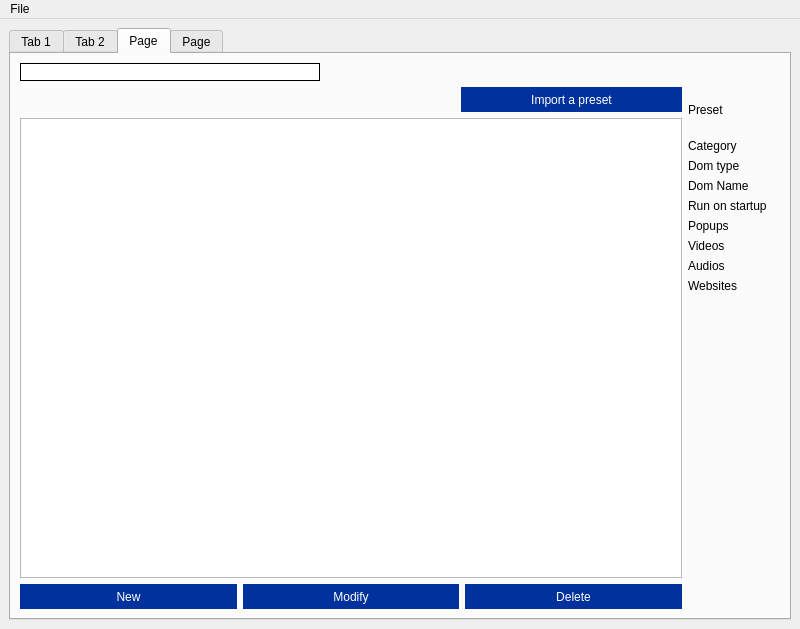
<?xml version="1.0" encoding="UTF-8"?>
<ui version="4.0">
 <class>MainWindow</class>
 <widget class="QMainWindow" name="MainWindow">
  <property name="geometry">
   <rect>
    <x>0</x>
    <y>0</y>
    <width>800</width>
    <height>629</height>
   </rect>
  </property>
  <property name="sizePolicy">
   <sizepolicy hsizetype="Expanding" vsizetype="Expanding">
    <horstretch>0</horstretch>
    <verstretch>0</verstretch>
   </sizepolicy>
  </property>
  <property name="minimumSize">
   <size>
    <width>0</width>
    <height>0</height>
   </size>
  </property>
  <property name="maximumSize">
   <size>
    <width>16777215</width>
    <height>16777215</height>
   </size>
  </property>
  <property name="sizeIncrement">
   <size>
    <width>10</width>
    <height>10</height>
   </size>
  </property>
  <property name="windowTitle">
   <string>MainWindow</string>
  </property>
  <widget class="QWidget" name="centralwidget">
   <layout class="QGridLayout" name="gridLayout">
    <item row="0" column="0">
     <widget class="QTabWidget" name="tabWidget">
      <property name="currentIndex">
       <number>2</number>
      </property>
      <widget class="QWidget" name="main">
       <attribute name="title">
        <string>Tab 1</string>
       </attribute>
       <layout class="QGridLayout" name="gridLayout_2">
        <item row="0" column="0">
         <layout class="QVBoxLayout" name="verticalLayout">
          <item>
           <layout class="QVBoxLayout" name="main_additionalOptionsVLayout">
            <item>
             <layout class="QVBoxLayout" name="main_presetVLayout">
              <item alignment="Qt::AlignHCenter">
               <widget class="QLabel" name="main_presetTitleLabel">
                <property name="styleSheet">
                 <string notr="true">font: 14pt &quot;Segoe UI&quot;;</string>
                </property>
                <property name="text">
                 <string>Preset</string>
                </property>
               </widget>
              </item>
              <item>
               <layout class="QHBoxLayout" name="main_presetHLayout">
                <item>
                 <layout class="QFormLayout" name="main_presetFormLayout">
                  <item row="0" column="0">
                   <widget class="QLabel" name="main_presetChooseLabel">
                    <property name="text">
                     <string>Preset</string>
                    </property>
                   </widget>
                  </item>
                  <item row="0" column="1">
                   <widget class="QComboBox" name="main_presetComboBox"/>
                  </item>
                 </layout>
                </item>
                <item>
                 <widget class="QTextEdit" name="main_presetDescriptionTextEdit">
                  <property name="sizePolicy">
                   <sizepolicy hsizetype="Preferred" vsizetype="Preferred">
                    <horstretch>0</horstretch>
                    <verstretch>0</verstretch>
                   </sizepolicy>
                  </property>
                  <property name="maximumSize">
                   <size>
                    <width>800</width>
                    <height>16777215</height>
                   </size>
                  </property>
                 </widget>
                </item>
               </layout>
              </item>
             </layout>
            </item>
            <item alignment="Qt::AlignHCenter">
             <widget class="QLabel" name="main_additionalTitleLabel">
              <property name="styleSheet">
               <string notr="true">font: 14pt &quot;Segoe UI&quot;;</string>
              </property>
              <property name="text">
               <string>Additional options</string>
              </property>
             </widget>
            </item>
            <item>
             <layout class="QHBoxLayout" name="main_additionnalOptionsCheckBoxesHLayout">
              <item alignment="Qt::AlignHCenter">
               <widget class="QCheckBox" name="main_showDiscordCheckBox">
                <property name="styleSheet">
                 <string notr="true"/>
                </property>
                <property name="text">
                 <string>Show on Discord</string>
                </property>
               </widget>
              </item>
              <item alignment="Qt::AlignHCenter">
               <widget class="QCheckBox" name="main_runStartupCheckBox">
                <property name="styleSheet">
                 <string notr="true"/>
                </property>
                <property name="text">
                 <string>Run on save &amp;&amp; exit</string>
                </property>
               </widget>
              </item>
             </layout>
            </item>
            <item>
             <spacer name="verticalSpacer">
              <property name="orientation">
               <enum>Qt::Vertical</enum>
              </property>
              <property name="sizeType">
               <enum>QSizePolicy::Fixed</enum>
              </property>
              <property name="sizeHint" stdset="0">
               <size>
                <width>20</width>
                <height>20</height>
               </size>
              </property>
             </spacer>
            </item>
            <item>
             <widget class="QPushButton" name="pushButton">
              <property name="text">
               <string>Save and Exit</string>
              </property>
             </widget>
            </item>
           </layout>
          </item>
         </layout>
        </item>
       </layout>
      </widget>
      <widget class="QWidget" name="config">
       <attribute name="title">
        <string>Tab 2</string>
       </attribute>
      </widget>
      <widget class="QWidget" name="presets">
       <attribute name="title">
        <string>Page</string>
       </attribute>
       <layout class="QGridLayout" name="gridLayout_3">
        <item row="0" column="0" rowspan="2" colspan="2">
         <layout class="QHBoxLayout" name="presets_HLayout">
          <item>
           <layout class="QVBoxLayout" name="presets_listvLayout">
            <item>
             <widget class="QLineEdit" name="presets_searchLineEdit">
              <property name="sizePolicy">
               <sizepolicy hsizetype="Preferred" vsizetype="Fixed">
                <horstretch>0</horstretch>
                <verstretch>0</verstretch>
               </sizepolicy>
              </property>
              <property name="minimumSize">
               <size>
                <width>300</width>
                <height>0</height>
               </size>
              </property>
              <property name="maximumSize">
               <size>
                <width>300</width>
                <height>30</height>
               </size>
              </property>
              <property name="styleSheet">
               <string notr="true">border: 1px solid black;
color: rgb(109, 109, 109);</string>
              </property>
              <property name="text">
               <string/>
              </property>
             </widget>
            </item>
            <item>
             <layout class="QHBoxLayout" name="presets_importHLayout">
              <item>
               <spacer name="horizontalSpacer">
                <property name="orientation">
                 <enum>Qt::Horizontal</enum>
                </property>
                <property name="sizeType">
                 <enum>QSizePolicy::Expanding</enum>
                </property>
                <property name="sizeHint" stdset="0">
                 <size>
                  <width>20</width>
                  <height>20</height>
                 </size>
                </property>
               </spacer>
              </item>
              <item>
               <spacer name="horizontalSpacer_2">
                <property name="orientation">
                 <enum>Qt::Horizontal</enum>
                </property>
                <property name="sizeHint" stdset="0">
                 <size>
                  <width>40</width>
                  <height>20</height>
                 </size>
                </property>
               </spacer>
              </item>
              <item>
               <widget class="QPushButton" name="presets_importButton">
                <property name="sizePolicy">
                 <sizepolicy hsizetype="Expanding" vsizetype="Fixed">
                  <horstretch>0</horstretch>
                  <verstretch>0</verstretch>
                 </sizepolicy>
                </property>
                <property name="maximumSize">
                 <size>
                  <width>16777215</width>
                  <height>16777215</height>
                 </size>
                </property>
                <property name="baseSize">
                 <size>
                  <width>500</width>
                  <height>0</height>
                 </size>
                </property>
                <property name="styleSheet">
                 <string notr="true">QPushButton {
    background-color: rgb(0,49,156);
	color: white;
	border: no-border;
	height: 25px;

}
QPushButton:pressed { 
	background-color: rgb(74,75,180);
}</string>
                </property>
                <property name="text">
                 <string>Import a preset</string>
                </property>
               </widget>
              </item>
             </layout>
            </item>
            <item>
             <widget class="QListWidget" name="presets_listWidget">
              <property name="sizePolicy">
               <sizepolicy hsizetype="Expanding" vsizetype="Expanding">
                <horstretch>0</horstretch>
                <verstretch>0</verstretch>
               </sizepolicy>
              </property>
              <property name="minimumSize">
               <size>
                <width>0</width>
                <height>0</height>
               </size>
              </property>
             </widget>
            </item>
            <item>
             <layout class="QHBoxLayout" name="presets_buttonshLayout">
              <item alignment="Qt::AlignTop">
               <widget class="QPushButton" name="presets_newButton">
                <property name="sizePolicy">
                 <sizepolicy hsizetype="Minimum" vsizetype="Preferred">
                  <horstretch>0</horstretch>
                  <verstretch>0</verstretch>
                 </sizepolicy>
                </property>
                <property name="maximumSize">
                 <size>
                  <width>16777215</width>
                  <height>100</height>
                 </size>
                </property>
                <property name="styleSheet">
                 <string notr="true">QPushButton {
    background-color: rgb(0,49,156);
	color: white;
	border: no-border;
	height: 25px;

}
QPushButton:pressed { 
	background-color: rgb(74,75,180);
}</string>
                </property>
                <property name="text">
                 <string>New</string>
                </property>
               </widget>
              </item>
              <item alignment="Qt::AlignTop">
               <widget class="QPushButton" name="presets_modifyButton">
                <property name="sizePolicy">
                 <sizepolicy hsizetype="Minimum" vsizetype="Preferred">
                  <horstretch>0</horstretch>
                  <verstretch>0</verstretch>
                 </sizepolicy>
                </property>
                <property name="maximumSize">
                 <size>
                  <width>16777215</width>
                  <height>100</height>
                 </size>
                </property>
                <property name="styleSheet">
                 <string notr="true">QPushButton {
    background-color: rgb(0,49,156);
	color: white;
	border: no-border;
	height: 25px;

}
QPushButton:pressed { 
	background-color: rgb(74,75,180);
}</string>
                </property>
                <property name="text">
                 <string>Modify</string>
                </property>
               </widget>
              </item>
              <item alignment="Qt::AlignTop">
               <widget class="QPushButton" name="presets_deleteButton">
                <property name="sizePolicy">
                 <sizepolicy hsizetype="Preferred" vsizetype="Preferred">
                  <horstretch>0</horstretch>
                  <verstretch>0</verstretch>
                 </sizepolicy>
                </property>
                <property name="maximumSize">
                 <size>
                  <width>16777215</width>
                  <height>100</height>
                 </size>
                </property>
                <property name="styleSheet">
                 <string notr="true">QPushButton {
    background-color: rgb(0,49,156);
	color: white;
	border: no-border;
	height: 25px;

}
QPushButton:pressed { 
	background-color: rgb(74,75,180);
}</string>
                </property>
                <property name="text">
                 <string>Delete</string>
                </property>
               </widget>
              </item>
             </layout>
            </item>
           </layout>
          </item>
          <item>
           <layout class="QVBoxLayout" name="presets_infosvLayout">
            <item>
             <spacer name="verticalSpacer_2">
              <property name="orientation">
               <enum>Qt::Vertical</enum>
              </property>
              <property name="sizeType">
               <enum>QSizePolicy::Preferred</enum>
              </property>
              <property name="sizeHint" stdset="0">
               <size>
                <width>20</width>
                <height>40</height>
               </size>
              </property>
             </spacer>
            </item>
            <item>
             <layout class="QFormLayout" name="formLayout_2">
              <item row="0" column="0">
               <widget class="QLabel" name="presets_infos_presetLabel">
                <property name="text">
                 <string>Preset </string>
                </property>
               </widget>
              </item>
              <item row="0" column="1">
               <widget class="QLabel" name="presets_infos_presetName">
                <property name="text">
                 <string/>
                </property>
               </widget>
              </item>
              <item row="2" column="0">
               <widget class="QLabel" name="presets_infos_presetCategoryLabel">
                <property name="text">
                 <string>Category </string>
                </property>
               </widget>
              </item>
              <item row="2" column="1">
               <widget class="QLabel" name="presets_infos_presetCategoryName">
                <property name="text">
                 <string/>
                </property>
               </widget>
              </item>
              <item row="3" column="0">
               <widget class="QLabel" name="presets_infos_presetDomTypeLabel">
                <property name="text">
                 <string>Dom type</string>
                </property>
               </widget>
              </item>
              <item row="3" column="1">
               <widget class="QLabel" name="presets_infos_presetDomType">
                <property name="text">
                 <string/>
                </property>
               </widget>
              </item>
              <item row="4" column="0">
               <widget class="QLabel" name="presets_infos_presetDomNameLabel">
                <property name="text">
                 <string>Dom Name</string>
                </property>
               </widget>
              </item>
              <item row="4" column="1">
               <widget class="QLabel" name="presets_infos_presetDomName">
                <property name="text">
                 <string/>
                </property>
               </widget>
              </item>
              <item row="1" column="0">
               <spacer name="presets_spacerPresetCategory">
                <property name="orientation">
                 <enum>Qt::Vertical</enum>
                </property>
                <property name="sizeType">
                 <enum>QSizePolicy::Fixed</enum>
                </property>
                <property name="sizeHint" stdset="0">
                 <size>
                  <width>20</width>
                  <height>10</height>
                 </size>
                </property>
               </spacer>
              </item>
              <item row="5" column="0">
               <widget class="QLabel" name="presets_StartupRunLabel">
                <property name="text">
                 <string>Run on startup</string>
                </property>
               </widget>
              </item>
              <item row="6" column="0">
               <widget class="QLabel" name="presets_infosPopupsLabel">
                <property name="text">
                 <string>Popups</string>
                </property>
               </widget>
              </item>
              <item row="5" column="1">
               <widget class="QLabel" name="presets_StartupRun">
                <property name="text">
                 <string/>
                </property>
               </widget>
              </item>
              <item row="7" column="0">
               <widget class="QLabel" name="presets_infosVideosLabel">
                <property name="text">
                 <string>Videos</string>
                </property>
               </widget>
              </item>
              <item row="8" column="0">
               <widget class="QLabel" name="presets_infosAudioLabel">
                <property name="text">
                 <string>Audios</string>
                </property>
               </widget>
              </item>
              <item row="9" column="0">
               <widget class="QLabel" name="presets_infosWebsitesLabel">
                <property name="text">
                 <string>Websites</string>
                </property>
               </widget>
              </item>
              <item row="6" column="1">
               <widget class="QLabel" name="presets_infosPopups">
                <property name="text">
                 <string/>
                </property>
               </widget>
              </item>
              <item row="7" column="1">
               <widget class="QLabel" name="presets_infosVideos">
                <property name="text">
                 <string/>
                </property>
               </widget>
              </item>
              <item row="8" column="1">
               <widget class="QLabel" name="presets_infosAudios">
                <property name="text">
                 <string/>
                </property>
               </widget>
              </item>
              <item row="9" column="1">
               <widget class="QLabel" name="presets_infosWebsites">
                <property name="text">
                 <string/>
                </property>
               </widget>
              </item>
             </layout>
            </item>
           </layout>
          </item>
         </layout>
        </item>
       </layout>
      </widget>
      <widget class="QWidget" name="about">
       <attribute name="title">
        <string>Page</string>
       </attribute>
       <widget class="QWidget" name="verticalLayoutWidget">
        <property name="geometry">
         <rect>
          <x>170</x>
          <y>50</y>
          <width>118</width>
          <height>80</height>
         </rect>
        </property>
        <layout class="QVBoxLayout" name="about_vLayout">
         <item>
          <widget class="QLabel" name="about_appNameLabel">
           <property name="text">
            <string>SubbyWare</string>
           </property>
          </widget>
         </item>
         <item>
          <layout class="QHBoxLayout" name="about_versionLayout">
           <item alignment="Qt::AlignHCenter">
            <widget class="QLabel" name="about_version_label">
             <property name="text">
              <string>Version :</string>
             </property>
            </widget>
           </item>
           <item alignment="Qt::AlignHCenter">
            <widget class="QLabel" name="about_vnumber_label">
             <property name="text">
              <string>0.1</string>
             </property>
            </widget>
           </item>
          </layout>
         </item>
         <item>
          <layout class="QHBoxLayout" name="about_author_layout">
           <item alignment="Qt::AlignHCenter">
            <widget class="QLabel" name="about_author_label">
             <property name="text">
              <string>Author :</string>
             </property>
            </widget>
           </item>
           <item alignment="Qt::AlignHCenter">
            <widget class="QLabel" name="aboutauthorName_label">
             <property name="text">
              <string>Mimifan</string>
             </property>
            </widget>
           </item>
          </layout>
         </item>
        </layout>
       </widget>
      </widget>
     </widget>
    </item>
   </layout>
  </widget>
  <widget class="QMenuBar" name="menuBar">
   <property name="geometry">
    <rect>
     <x>0</x>
     <y>0</y>
     <width>800</width>
     <height>25</height>
    </rect>
   </property>
   <widget class="QMenu" name="menuFile">
    <property name="title">
     <string>File</string>
    </property>
    <addaction name="actionNew_presets_list"/>
    <addaction name="actionOpen_presets_list"/>
    <addaction name="actionSave"/>
    <addaction name="actionSave_As"/>
    <addaction name="actionImport_preset"/>
    <addaction name="separator"/>
    <addaction name="actionQuit"/>
   </widget>
   <addaction name="menuFile"/>
  </widget>
  <action name="actionNew_presets_list">
   <property name="text">
    <string>New presets list</string>
   </property>
  </action>
  <action name="actionOpen_presets_list">
   <property name="text">
    <string>Open presets list</string>
   </property>
  </action>
  <action name="actionSave">
   <property name="text">
    <string>Save</string>
   </property>
  </action>
  <action name="actionSave_As">
   <property name="text">
    <string>Save As</string>
   </property>
  </action>
  <action name="actionImport_preset">
   <property name="text">
    <string>Import preset</string>
   </property>
  </action>
  <action name="actionQuit">
   <property name="text">
    <string>Quit</string>
   </property>
   <property name="shortcut">
    <string>Ctrl+Q</string>
   </property>
  </action>
 </widget>
 <resources/>
 <connections/>
</ui>
